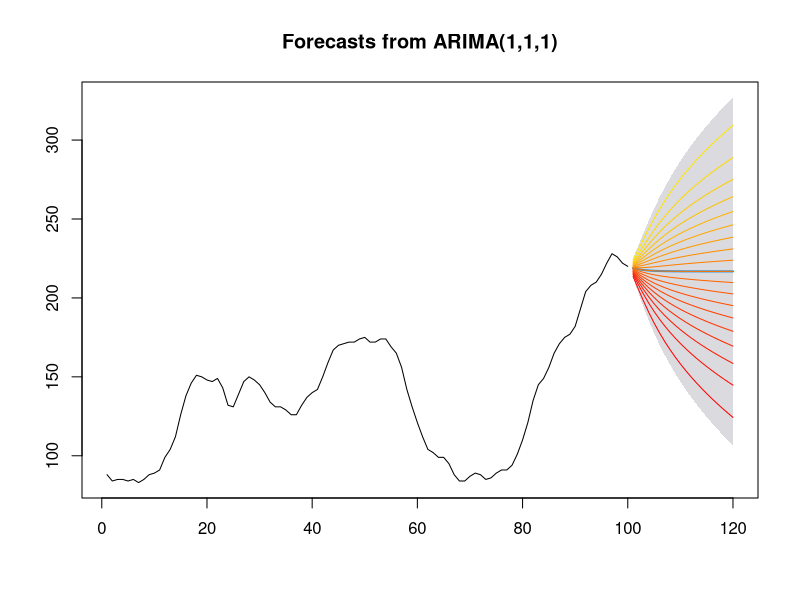

Reproduce this figure in R. (Note: this script raises an error after producing the figure.)
library(forecast)
#Normal distribution
fit <- auto.arima(WWWusage)
fc <- forecast(fit, h=20, level=95)
qf <- matrix(0, nrow=19, ncol=20)
m <- fc$mean
s <- (fc$upper-fc$lower)/1.96/2
for(h in 1:20)
  qf[,h] <- qnorm(seq(0.05,.95,.05), m[h], s[h])

plot(fc)
matlines(101:120, t(qf), col=rainbow(120), lty=1)

# poisson
qf <- matrix(0, nrow=19, ncol=20)
m <- fc$mean # mean should be the point forecast generate from a forecasting model sy=uch as poinsson regression , tscount , etc
for(h in 1:20)
  qf[,h] <- qpois(seq(0.05,.95,.05), m[h])

# for poisson
lower <- qpois(0.025, lambda = ytilde)
upper <- qpois(0.975, lambda = ytilde)

